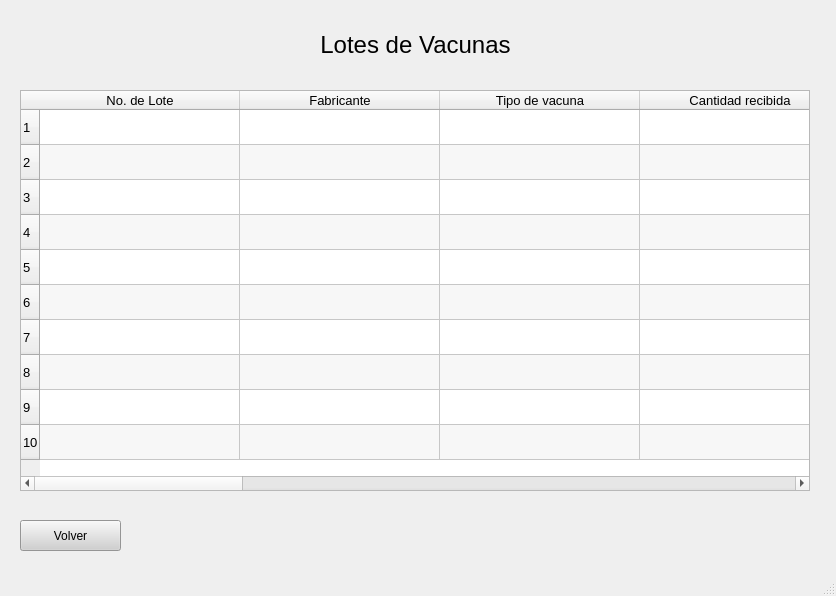
<?xml version="1.0" encoding="UTF-8"?>
<ui version="4.0">
 <class>ConsultaCompletaLote</class>
 <widget class="QMainWindow" name="ConsultaCompletaLote">
  <property name="enabled">
   <bool>true</bool>
  </property>
  <property name="geometry">
   <rect>
    <x>0</x>
    <y>0</y>
    <width>836</width>
    <height>596</height>
   </rect>
  </property>
  <property name="windowTitle">
   <string>MainWindow</string>
  </property>
  <widget class="QWidget" name="centralwidget">
   <widget class="QTableWidget" name="tableWidget">
    <property name="geometry">
     <rect>
      <x>20</x>
      <y>90</y>
      <width>790</width>
      <height>401</height>
     </rect>
    </property>
    <property name="sizePolicy">
     <sizepolicy hsizetype="Expanding" vsizetype="Expanding">
      <horstretch>0</horstretch>
      <verstretch>0</verstretch>
     </sizepolicy>
    </property>
    <property name="font">
     <font>
      <family>Arial</family>
      <pointsize>10</pointsize>
      <weight>50</weight>
      <bold>false</bold>
     </font>
    </property>
    <property name="alternatingRowColors">
     <bool>true</bool>
    </property>
    <property name="showGrid">
     <bool>true</bool>
    </property>
    <property name="sortingEnabled">
     <bool>false</bool>
    </property>
    <property name="wordWrap">
     <bool>true</bool>
    </property>
    <property name="cornerButtonEnabled">
     <bool>true</bool>
    </property>
    <attribute name="horizontalHeaderCascadingSectionResizes">
     <bool>false</bool>
    </attribute>
    <attribute name="horizontalHeaderDefaultSectionSize">
     <number>200</number>
    </attribute>
    <attribute name="verticalHeaderDefaultSectionSize">
     <number>35</number>
    </attribute>
    <row>
     <property name="text">
      <string>1</string>
     </property>
    </row>
    <row>
     <property name="text">
      <string>2</string>
     </property>
    </row>
    <row>
     <property name="text">
      <string>3</string>
     </property>
    </row>
    <row>
     <property name="text">
      <string>4</string>
     </property>
    </row>
    <row>
     <property name="text">
      <string>5</string>
     </property>
    </row>
    <row>
     <property name="text">
      <string>6</string>
     </property>
    </row>
    <row>
     <property name="text">
      <string>7</string>
     </property>
    </row>
    <row>
     <property name="text">
      <string>8</string>
     </property>
    </row>
    <row>
     <property name="text">
      <string>9</string>
     </property>
    </row>
    <row>
     <property name="text">
      <string>10</string>
     </property>
    </row>
    <column>
     <property name="text">
      <string>No. de Lote</string>
     </property>
    </column>
    <column>
     <property name="text">
      <string>Fabricante</string>
     </property>
    </column>
    <column>
     <property name="text">
      <string>Tipo de vacuna</string>
     </property>
    </column>
    <column>
     <property name="text">
      <string>Cantidad recibida</string>
     </property>
    </column>
    <column>
     <property name="text">
      <string>Cantidad asignada</string>
     </property>
    </column>
    <column>
     <property name="text">
      <string>Cantidad usada</string>
     </property>
    </column>
    <column>
     <property name="text">
      <string>Dosis necesarias</string>
     </property>
    </column>
    <column>
     <property name="text">
      <string>Temperatura de almacenamiento</string>
     </property>
    </column>
    <column>
     <property name="text">
      <string>Efectividad</string>
     </property>
    </column>
    <column>
     <property name="text">
      <string>Tiempo de protección</string>
     </property>
    </column>
    <column>
     <property name="text">
      <string>Fecha de vencimiento</string>
     </property>
    </column>
   </widget>
   <widget class="QLabel" name="label">
    <property name="geometry">
     <rect>
      <x>240</x>
      <y>90</y>
      <width>47</width>
      <height>13</height>
     </rect>
    </property>
    <property name="text">
     <string/>
    </property>
   </widget>
   <widget class="QLabel" name="label_2">
    <property name="geometry">
     <rect>
      <x>270</x>
      <y>20</y>
      <width>291</width>
      <height>51</height>
     </rect>
    </property>
    <property name="text">
     <string>&lt;html&gt;&lt;head/&gt;&lt;body&gt;&lt;p align=&quot;center&quot;&gt;&lt;span style=&quot; font-size:18pt;&quot;&gt;Lotes de Vacunas&lt;/span&gt;&lt;/p&gt;&lt;/body&gt;&lt;/html&gt;</string>
    </property>
   </widget>
   <widget class="QLabel" name="label_3">
    <property name="geometry">
     <rect>
      <x>250</x>
      <y>510</y>
      <width>541</width>
      <height>31</height>
     </rect>
    </property>
    <property name="text">
     <string>&lt;html&gt;&lt;head/&gt;&lt;body&gt;&lt;p align=&quot;center&quot;&gt;&lt;br/&gt;&lt;/p&gt;&lt;/body&gt;&lt;/html&gt;</string>
    </property>
   </widget>
   <widget class="QPushButton" name="pushButton">
    <property name="geometry">
     <rect>
      <x>20</x>
      <y>520</y>
      <width>101</width>
      <height>31</height>
     </rect>
    </property>
    <property name="styleSheet">
     <string notr="true">background-color: rgb(208, 208, 208);</string>
    </property>
    <property name="text">
     <string>Volver</string>
    </property>
   </widget>
   <zorder>label</zorder>
   <zorder>tableWidget</zorder>
   <zorder>label_2</zorder>
   <zorder>label_3</zorder>
   <zorder>pushButton</zorder>
  </widget>
  <widget class="QMenuBar" name="menubar">
   <property name="geometry">
    <rect>
     <x>0</x>
     <y>0</y>
     <width>836</width>
     <height>21</height>
    </rect>
   </property>
  </widget>
  <widget class="QStatusBar" name="statusbar"/>
 </widget>
 <resources/>
 <connections/>
</ui>
